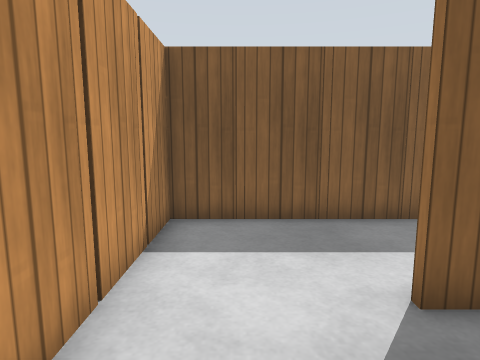
View 1 (above)

24 first-person views from a walk through a Gazebo world. The camera is 1 m above the floor, tilts 8° down and sees 75° across. The floor is counted in squares, 0.5 m on a side. Each view is taken from the middle of a square. On the plan, view 1 faces up. The plan holds only what a view shows up to about 18 squares ahead; the rest is blank. Gazebo's built-in surfaces are drawn with simple patterns.

View 2
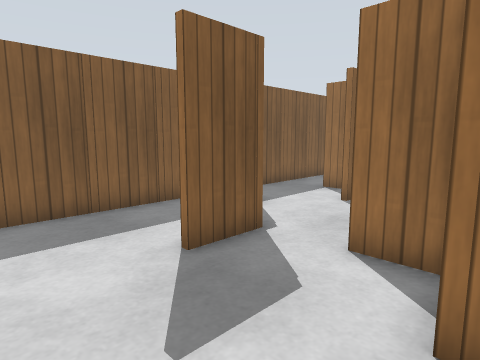

View 3
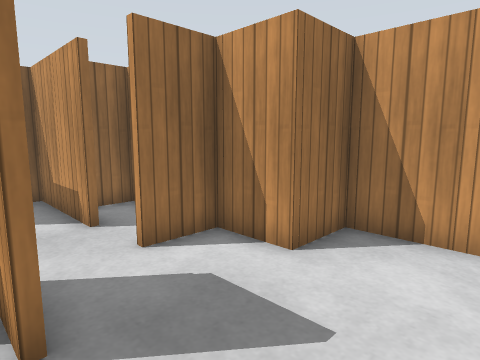

View 4
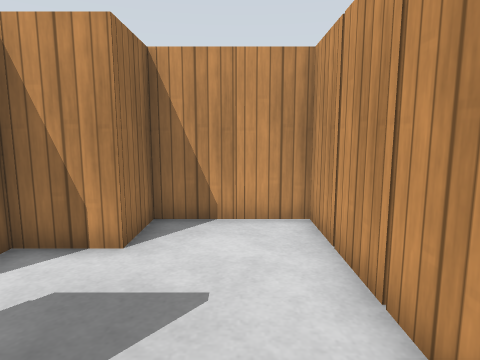

View 5
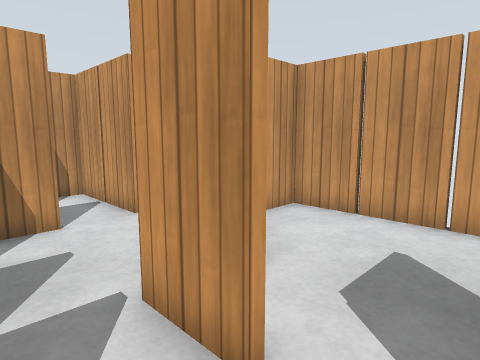

View 6
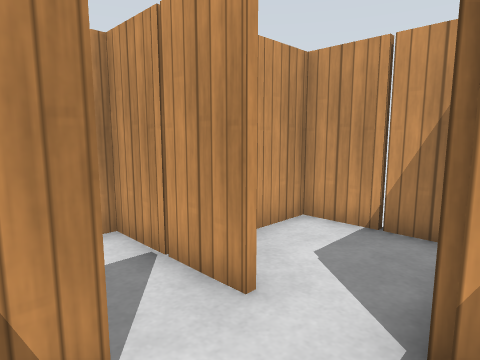

View 7
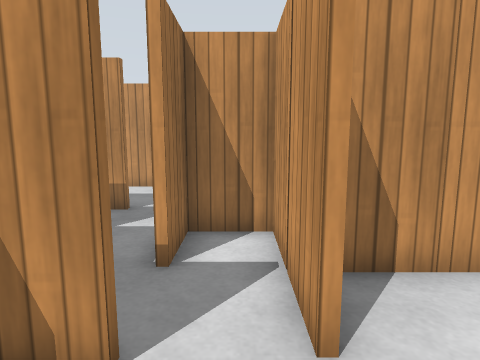

View 8
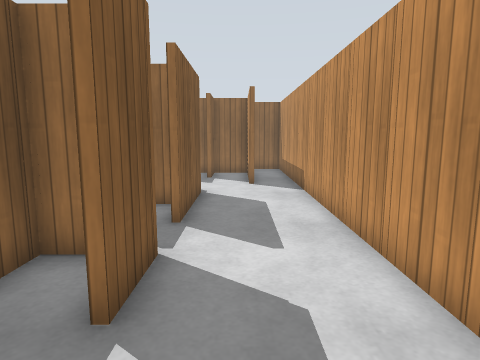

View 9
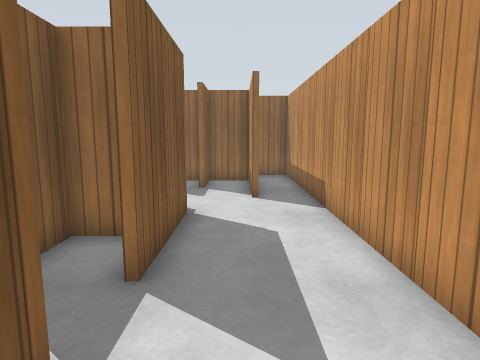

View 10
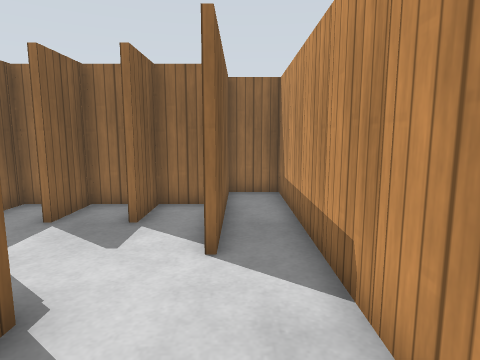

View 11
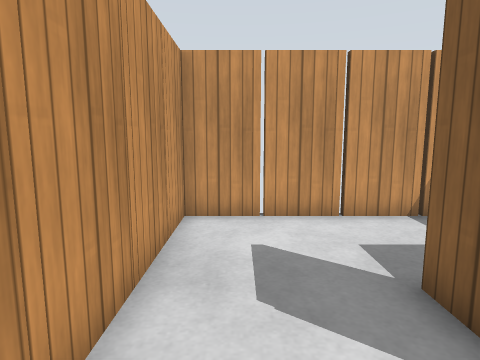

View 12
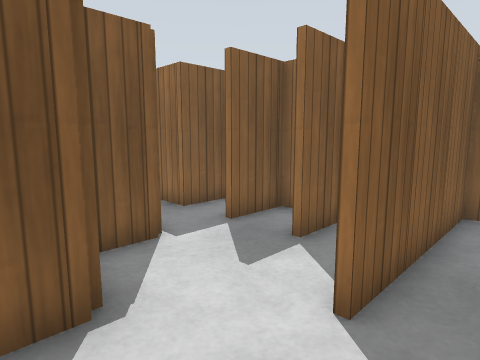

View 13
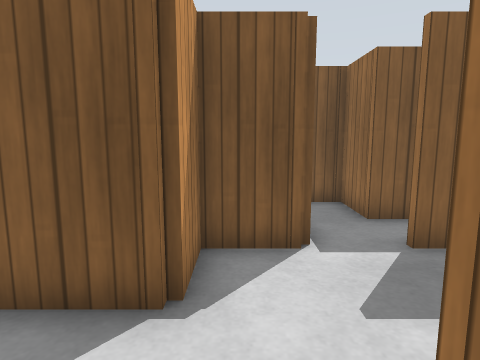

View 14
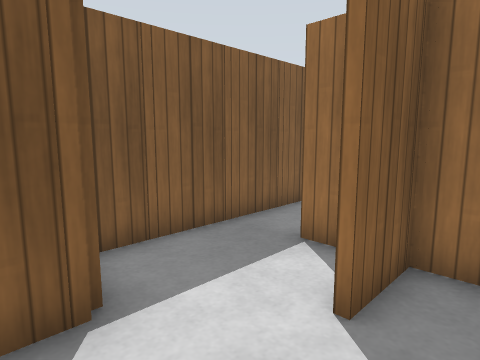

View 15
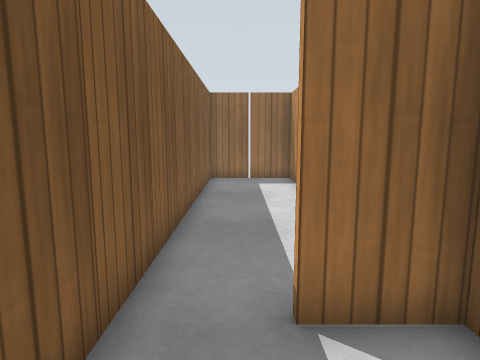

View 16
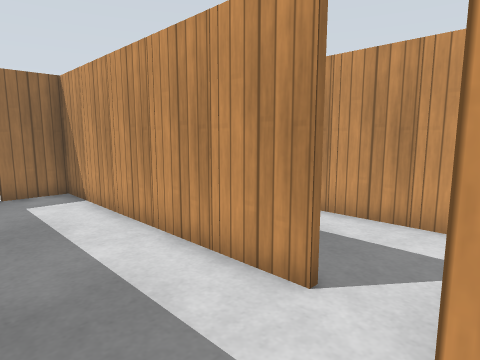

View 17
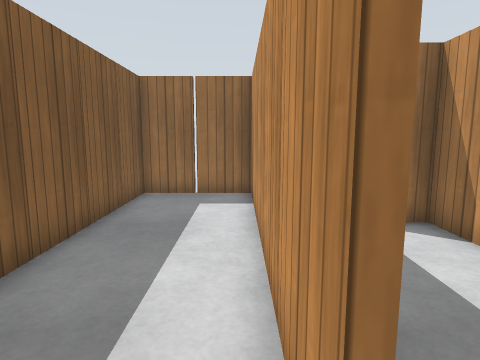

View 18
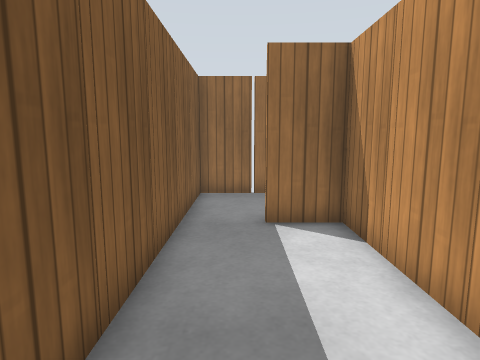

View 19
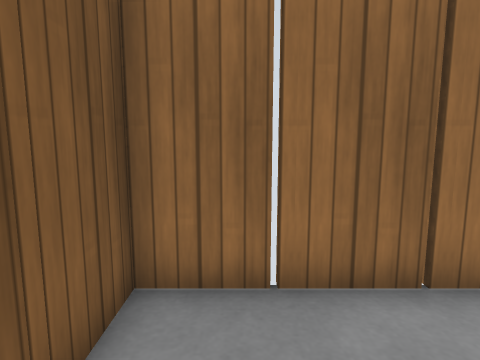

View 20
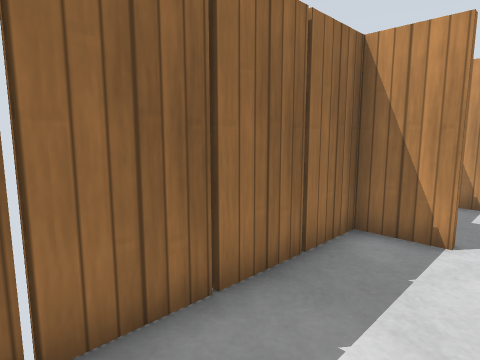

View 21
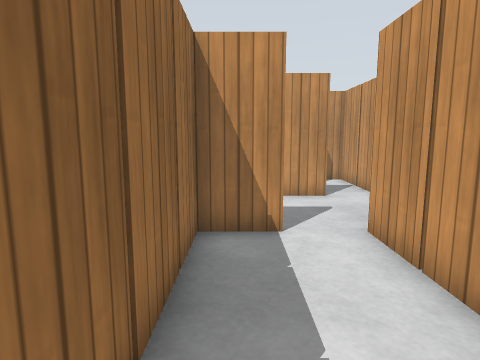

View 22
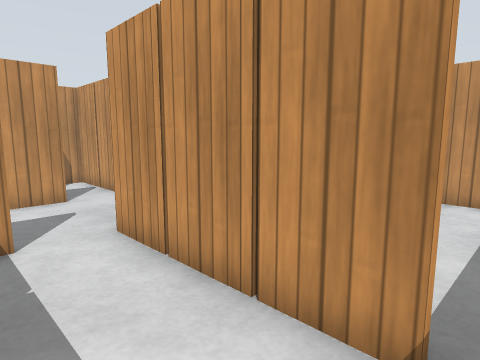

View 23
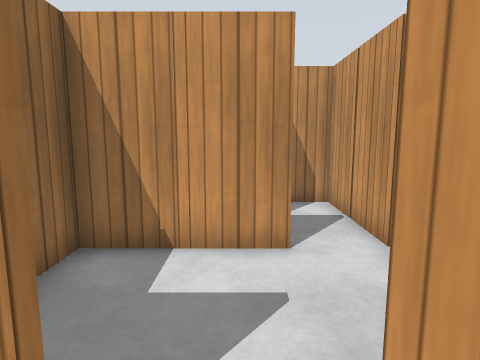

View 24
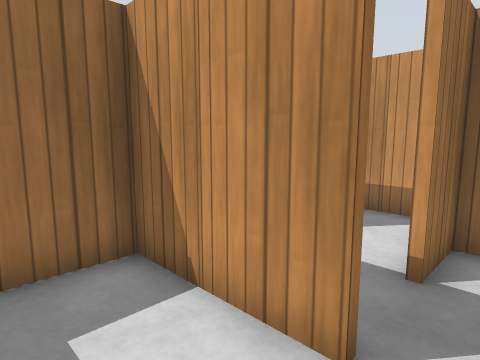

### Floor plan
Points are (right, up) in squares from view 1. A wall is a line through its corners. A room is listed if a view was taken in it or the views show most of it. See-through windows are left out.
Room 1 (views 1, 3, 4)
walls: (4, 3.4) (2, 3.4); (4.8, 7.4) (-1.7, 7.4) (-1.7, -0.4); (0.4, -2.4) (2.1, -2.4) (2.1, -0.4) (4.1, -0.4) (4.1, 1.5)
low walls: (2, 3.6) (3.1, 3.6)
ways out: opening at (-1, -1.3) to room 2; opening at (3.5, 2) to room 3
objects: wooden post (-2, 1); wooden post (-2, 3); wooden post (-2, 5); wooden post (0, 8); wooden post (2, 8); wooden post (4, 8)
Room 2 (views 2, 8, 9, 10, 11, 12, 13)
walls: (6, -10.4) (6.6, -10.4); (4, -10.6) (2, -10.6); (8.1, -10) (8.1, -9.5); (7.5, -8.6) (7, -8.6); (6.4, -14.4) (7.5, -14.4); (4.4, -14.4) (5.5, -14.4); (4.1, -7.5) (4.1, -6.5); (10, -10.6) (6, -10.6); (8.4, -14.4) (9.5, -14.4); (2.4, -14.4) (3.6, -14.4); (2.3, -7.4) (2.3, -8.4) (3.5, -8.4); (10.4, -14.4) (11.5, -14.4); (12.1, -12.4) (13.4, -12.4); (12, -8.6) (10.3, -8.6) (10.3, -10.5); (0.5, -14.4) (1.6, -14.4); (0.5, -6.4) (1.5, -6.4); (12.4, -14.4) (13.5, -14.4); (-1.7, -8.2) (-1.7, -14.4) (-0.4, -14.4); (14.4, -12.4) (16.1, -12.4) (16.1, -11.5); (14.4, -14.4) (15.5, -14.4); (15.5, -10.6) (14, -10.6); (15.5, -8.6) (14, -8.6); (15.5, -6.6) (14.1, -6.6); (-1.7, -3.4) (-1.7, -6.4) (-0.4, -6.4); (16.4, -14.4) (18.1, -14.4) (18.1, -13.4); (17.5, -12.6) (12, -12.6); (-1.7, -0.4) (-1.7, -2.4) (-0.4, -2.4)
ways out: opening at (-1, -1.3) to room 1; opening at (1, -5) to room 4; opening at (4, -7) to room 4; opening at (15, -9) to room 5; opening at (13, -7)
objects: wooden post (-2, -13); wooden post (-2, -11); wooden post (-2, -9); wooden post (-2, -5); wooden post (-2, -1); wooden post (0, -15); wooden post (0, -7); wooden post (0, -3); wooden post (2, -15); wooden post (4, -15); wooden post (4, -11); wooden post (4, -9); wooden post (4, -8); wooden post (6, -15); wooden post (8, -15); wooden post (8, -11); wooden post (10, -15); wooden post (10, -11); wooden post (12, -15); wooden post (12, -9); wooden post (14, -15); wooden post (14, -13); wooden post (16, -15); wooden post (16, -13)
Room 3 (views 5, 14, 15, 16, 17, 18, 19, 20, 21, 22, 23)
walls: (14.4, 3.6) (15.5, 3.6); (12, 3.6) (13.5, 3.6); (16.4, 3.6) (17.5, 3.6); (14.4, -0.4) (15.5, -0.4); (12.4, -0.4) (13.5, -0.4); (16.4, -0.4) (17.5, -0.4); (10.1, 4.5) (10.1, 5.5); (10.3, 0.6) (10.3, -0.2); (18.4, 3.6) (19.5, 3.6); (9.5, 3.4) (8, 3.4); (18.3, 1.5) (18.3, 0.5); (18.1, 0.5) (18.1, 1.5); (20.4, 3.6) (22, 3.6); (22, 3.4) (12.6, 3.4); (6, 1.6) (9.5, 1.6); (6, 5.4) (5.2, 5.4); (21.9, -2.4) (21.9, 7.4) (6.9, 7.4)
ways out: opening at (3.5, 2) to room 1; opening at (5.5, 1) to room 4; opening at (20.5, -2.2) to room 5
objects: wooden post (4, 3); wooden post (6, 5); wooden post (8, 2); wooden post (8, 8); wooden post (10, 2); wooden post (10, 3); wooden post (10, 4); wooden post (10, 8); wooden post (12, -1); wooden post (12, 8); wooden post (14, -5); wooden post (14, -4); wooden post (14, -1); wooden post (14, 3); wooden post (14, 8); wooden post (16, -1); wooden post (16, 3); wooden post (16, 8); wooden post (18, -3); wooden post (18, -1); wooden post (18, 0); wooden post (18, 3); wooden post (18, 8); wooden post (20, 3); wooden post (20, 8); wooden post (22, -1); wooden post (22, 1); wooden post (22, 5)
Room 4 (views 6, 7)
walls: (4, -4.4) (5.1, -4.4); (2.3, -4.5) (2.3, -5.5); (4.3, 1.5) (4.3, -0.5)
ways out: opening at (1, -5) to room 2; opening at (4, -7) to room 2; opening at (5.5, 1) to room 3; opening at (5, -4)
objects: wooden post (2, -7); wooden post (2, -3); wooden post (4, -1); wooden post (8, 0)
Room 5 (view 24)
walls: (18, -8.4) (19.6, -8.4); (20.4, -8.4) (21.9, -8.4) (21.9, -7.4); (18.1, -11.5) (18.1, -10.5); (20, -4.4) (21.9, -4.4) (21.9, -2.4); (16.3, -11.4) (16.3, -12.4) (17.5, -12.4); (18.3, -3.4) (18.3, -4.5)
ways out: opening at (15, -9) to room 2; opening at (20.5, -2.2) to room 3
objects: wooden post (16, -11); wooden post (16, -10); wooden post (16, -9); wooden post (16, -8); wooden post (16, -7); wooden post (16, -6); wooden post (18, -13); wooden post (18, -12); wooden post (20, -15); wooden post (20, -9); wooden post (22, -7); wooden post (22, -3)

Positions as (right, up) in squares from view 1, and headings:
1: (0, 0), facing up
2: (-1, -1), facing up-right
3: (-1, 4), facing down-right
4: (0, 5), facing down
5: (6, 3), facing down-left
6: (5, -2), facing down-left
7: (3, -2), facing down
8: (-1, -12), facing right
9: (2, -12), facing right
10: (7, -13), facing right
11: (6, -13), facing left
12: (9, -14), facing up-right
13: (11, -14), facing up
14: (5, 2), facing up-right
15: (7, 6), facing right
16: (10, 7), facing down-right
17: (11, 4), facing right
18: (11, 2), facing right
19: (18, 2), facing right
20: (19, 2), facing down-right
21: (21, 2), facing down
22: (21, 2), facing down-left
23: (19, -3), facing down
24: (17, -6), facing down-right
